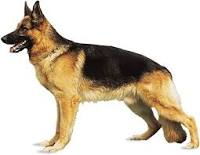
#> input picture download.jpg, 200 x 155 px
$ python Ejemplo2.py
#> lines starting #> are read from the running program, lines starting #| are printed output that depends on the picture
import cv2
import numpy as np
import matplotlib.pyplot as plt

img = cv2.imread('download.jpg', 0)
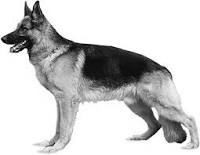
#> img: shape (155, 200); min 0, max 255, mean 202.6
u, s, vh=np.linalg.svd(img, full_matrices=True)
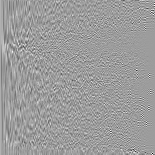
#> u: shape (155, 155) float64; min -0.707, max 0.444, mean 0.000445; drawn with min black and max white
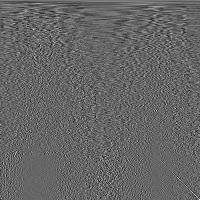
#> vh: shape (200, 200) float64; min -0.386, max 0.576, mean 0.000369; drawn with min black and max white
#> s = 155 values, max 36289 at index 0, min 0.57 at index 154, mean 589.7

nCoef=1
print("Cantidad de observaciones")
print(len(u[0]))
#| 155

while (nCoef < 20):  #len(u[0])-1
    nCoef=int(nCoef)
    s_mat=np.zeros((nCoef, nCoef))
    d=s[:nCoef]
#> d = [36289]
    s_mat[:nCoef, :nCoef]=np.diag(d)

    u_sampled=u[:,:nCoef]
#> u_sampled = 155 values, max 0.0989 at index 154, min 0.055 at index 68, mean 0.0793
    vh_sampled=vh[:nCoef,:]

    A = np.matmul(u_sampled, np.matmul(s_mat, vh_sampled));
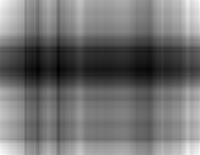
#> A: shape (155, 200) float64; min 118.4, max 308.9, mean 202.8; drawn with min black and max white

    cv2.imshow('reconstruccion', A/np.max(A))
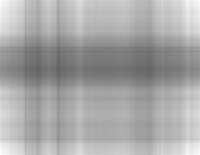
#> window 'reconstruccion': shape (155, 200) float64; min 0.383, max 1, mean 0.656
    cv2.waitKey(500)

    nCoef=nCoef+1
    print(nCoef)

cv2.destroyAllWindows()

plt.plot(np.cumsum(s)/np.sum(s))
plt.xlabel('Coeficientes')
plt.ylabel('% Energy')
plt.show()

plt.semilogy(s)
plt.xlabel('Coeficientes')
plt.ylabel('value')
plt.show()
